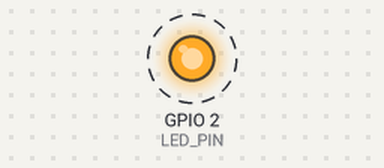
This program was run on a simulated ESP32-S3. Shown: output pins drawn as LEDs (lit = HIGH). Dashed ring = blinking. What the program prints to the serial monitor is not drawn.

Above: at 1.5 s.
Timing chart, 0 to 5.6 s (numbered marks = the images above):
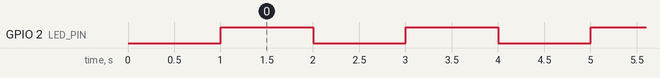

The program:

main.cpp
```cpp
#include <Arduino.h>

// Define the LED pin (GPIO 2 on ESP32 S3 - built-in LED)
// You can change this to any GPIO pin you're using
#define LED_PIN 2

void setup() {
  // Initialize serial communication for debugging
  Serial.begin(115200);
  delay(1000);

  // Set LED pin as output
  pinMode(LED_PIN, OUTPUT);

  Serial.println("ESP32 S3 LED Blink Starting!");
  Serial.print("LED Pin: ");
  Serial.println(LED_PIN);
}

void loop() {
  // Turn LED ON
  digitalWrite(LED_PIN, HIGH);
  Serial.println("LED ON");
  delay(1000);  // Wait 1 second

  // Turn LED OFF
  digitalWrite(LED_PIN, LOW);
  Serial.println("LED OFF");
  delay(1000);  // Wait 1 second
}
```

Measured:
- by itself, GPIO 2 (LED_PIN): alternates HIGH for 1.0 s and LOW for 1.0 s
